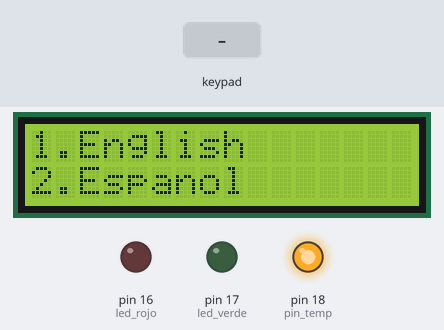
Recording of a sketch running on a simulated Arduino Uno, built with avr-gcc and run on an emulated ATmega328P. On the bench: 16×2 character LCD, output pins drawn as LEDs (lit = HIGH). Inputs (shaded band) come from the test bench. What the sketch prints to the serial monitor is not drawn.

Above: at 2.6 s.
2.7 s: keypad keys 1 2 pressed 1.5 s apart
At 8.3 s:
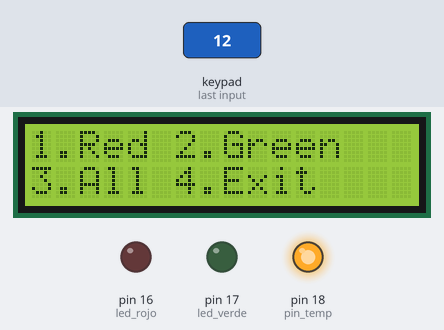
8.6 s: key '4' pressed
At 12.9 s:
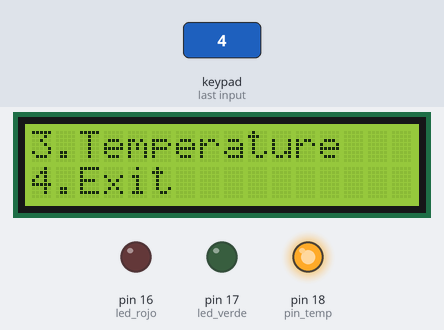
14.6 s: keypad keys 1 2 # pressed 1.5 s apart
At 17.5 s:
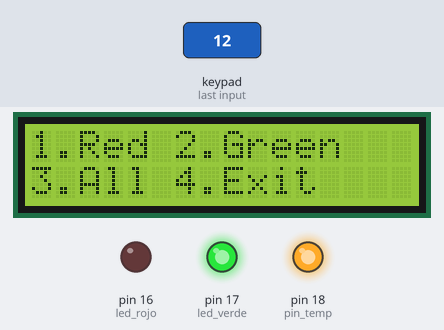
20.6 s: key '1' pressed
At 21.8 s:
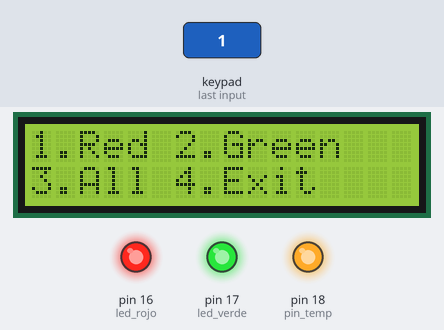
Timing chart, 0 to 23.6 s (numbered marks = the images above; inputs shaded):
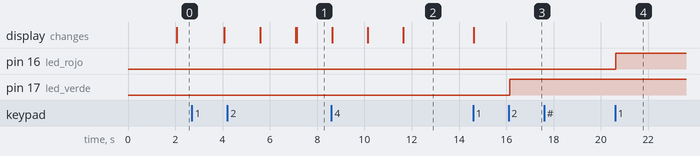

Measured:
- after the input at 2.7 s, the display: first changes after 1.4 s (image 1 shows a later state)
- after the input at 8.6 s, the display: first changes at once (image 2 shows a later state)
- after the input at 14.6 s, pin 17 (led_verde): LOW → HIGH after 1.5 s; the display: changes at once (image 3)
- after the input at 20.6 s, pin 16 (led_rojo): LOW → HIGH at once

The sketch:

UNO.ino
```cpp
#include <LiquidCrystal.h>
LiquidCrystal lcd(0,1,2,3,4,5); //va del rs, E,D4,D5,D6,D7 RW A GN

    #include <Keypad.h>


    //LED
    int led_rojo = 16;
    int led_verde = 17;

    //Temperatura
    int pin_temp = 18;


    float temp;
    //Teclado
    const byte TAM_COLS = 4;
    const byte TAM_FILS = 4;

    byte COLUMNAS[TAM_COLS] = { 13,12,11,10};
    byte FILAS[TAM_FILS] = { 9,8,7,6};

    char keys[TAM_FILS][TAM_COLS] = {
    { '1','2','3','A' } ,
    { '4','5','6','B' } ,
    { '7','8','9','C' } ,
    { '*','0','#','D' }
    };

    char idioma;


    Keypad teclado = Keypad (makeKeymap(keys), FILAS, COLUMNAS, TAM_FILS, TAM_COLS);


    void setup()
    {
    Serial.begin(9600);
    pinMode(led_rojo, OUTPUT);
    pinMode(led_verde, OUTPUT);
    pinMode(pin_temp, OUTPUT);
    digitalWrite(pin_temp, HIGH);

  lcd.begin(16,2);  //un lcd de 16*2
  lcd.setCursor(0,1);   //(x,y) primera posicion 0
  lcd.write("Hola Jonathan");

    }

    void loop()
    {
   delay(2000);
   lcd.clear();
    menu_idioma();
    char tecla = teclado.getKey();
    Serial.println("Tecla Idioma");

    switch (tecla)
    {
    case '1':
    idioma = 'N';
    menu_ingles();
    menu();
    tecla = ' ';
    break;

    case '2':
    idioma = 'S';
    menu_espanol();
    menu();
    tecla = ' ';
    break;
    }

    }

    void menu_idioma(){

    lcd.setCursor(0, 0);
    lcd.write("1.English");
    lcd.setCursor(0, 1);
    lcd.write("2.Espanol");
  }


    void menu(){
    char tecla1;
    do{
    tecla1 = teclado.getKey();
    Serial.println("Tecla Menu 2");

    switch (tecla1){
    case '1':
    submenu();
    encender_luces();
    break;

    case '2':
    submenu();
    apagar_luces();
    break;

    case '3':
    mostrar_temperatura();
    break;
    }
    }

    while(tecla1 != '4' );
    }


    void menu_espanol(){
    lcd.setCursor(0, 0);
    lcd.print("** BIENVENIDO **");
    lcd.setCursor(0, 1);
    lcd.print("****************");
    delay(1500);
    lcd.clear();
    lcd.setCursor(0, 0);
    lcd.print("1.Encender luces");
    lcd.setCursor(0, 1);
    lcd.print("2.Apagar luces");
    delay(1500);
    lcd.clear();
    lcd.setCursor(0, 0);
    lcd.print("3.Temperatura");
    lcd.setCursor(0, 1);
    lcd.print("4.Salir");
    }

    void menu_ingles(){
    lcd.setCursor(0, 0);
    lcd.print("*** WELCOME ***");
    lcd.setCursor(0, 1);
    lcd.print("****************");
    delay(1500);
    lcd.clear();
    lcd.setCursor(0, 0);
    lcd.print("1.LED ON");
    lcd.setCursor(0, 1);
    lcd.print("2.LED OFF");
    delay(1500);
    lcd.clear();
    lcd.setCursor(0, 0);
    lcd.print("3.Temperature");
    lcd.setCursor(0, 1);
    lcd.print("4.Exit");
    }


    void submenu(){

    switch (idioma){
    case 'N':
    submenu_ingles();
    break;

    case 'S':
    submenu_espanol();
    }
    }


    void submenu_ingles(){
    lcd.setCursor(0, 0);
    lcd.print("1.Red 2.Green");
    lcd.setCursor(0, 1);
    lcd.print("3.All 4.Exit");
    }

    void submenu_espanol(){
    lcd.setCursor(0, 0);
    lcd.print("1.Rojo 2.Verde");
    lcd.setCursor(0, 1);
    lcd.print("3.Todo 4.Salir");
    }

    void encender_luces(){
    char tecla2;
    do{
    tecla2 = teclado.getKey();
    Serial.println("Tecla Submenu Encender");

    switch (tecla2){
    case '1':
    encender_rojo();
    break;

    case '2':
    encender_verde();
    break;

    case '3':
    encender_rojo();
    encender_verde();
    break;

    case '4':

    switch (idioma) {

    case 'N':
    menu_ingles();
    break;

    case 'S':
    menu_espanol();
    break;
    }

    }

    }

    while(tecla2 != '4' );

    }


    void apagar_luces(){
    char tecla2;
    do{
    tecla2 = teclado.getKey();
    Serial.println("Tecla Submenu Apagar");

    switch (tecla2){

    case '1':
    apagar_rojo();
    break;

    case '2':
    apagar_verde();
    break;

    case '3':
    apagar_rojo();
    apagar_verde();
    break;

    case '4':
    switch (idioma) {

    case 'N':
    menu_ingles();
    break;

    case 'S':
    menu_espanol();
    break;

    }
    }
    }

    while(tecla2 != '4' );

    }

    void encender_rojo(){
    digitalWrite(led_rojo,HIGH);
    }

    void encender_verde(){
    digitalWrite(led_verde,HIGH);
    }

    void apagar_rojo(){
    digitalWrite(led_rojo,LOW);
    }

    void apagar_verde(){
    digitalWrite(led_verde,LOW);
    }

    void mostrar_temperatura(){
    char tecla2;
    do{
    tecla2 = teclado.getKey();
    obtener_temperatura();

    if (tecla2 == '4'){
    switch (idioma) {

    case 'N':
    menu_ingles();
    break;

    case 'S':
    menu_espanol();
    break;
    }
    }
    }

    while(tecla2 != '4' );

    }

    void obtener_temperatura()
    {


    }
```
